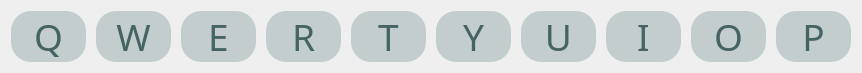
       <widget class="QWidget" name="horizontalLayoutWidget_14">
        <property name="geometry">
         <rect>
          <x>330</x>
          <y>710</y>
          <width>842</width>
          <height>61</height>
         </rect>
        </property>
        <layout class="QHBoxLayout" name="eng1_qwer">
         <property name="spacing">
          <number>10</number>
         </property>
         <item>
          <widget class="QPushButton" name="eng1_q">
           <property name="sizePolicy">
            <sizepolicy hsizetype="Expanding" vsizetype="Expanding">
             <horstretch>0</horstretch>
             <verstretch>0</verstretch>
            </sizepolicy>
           </property>
           <property name="minimumSize">
            <size>
             <width>75</width>
             <height>0</height>
            </size>
           </property>
           <property name="maximumSize">
            <size>
             <width>75</width>
             <height>16777215</height>
            </size>
           </property>
           <property name="font">
            <font>
             <family>HS봄바람체 3.0 Regular</family>
             <pointsize>28</pointsize>
            </font>
           </property>
           <property name="styleSheet">
            <string notr="true">background-color: rgb(195, 205, 205);
border:none;
border-radius:20px;
color:rgb(70, 100, 100);</string>
           </property>
           <property name="text">
            <string>Q</string>
           </property>
          </widget>
         </item>
         <item>
          <widget class="QPushButton" name="eng1_w">
           <property name="sizePolicy">
            <sizepolicy hsizetype="Expanding" vsizetype="Expanding">
             <horstretch>0</horstretch>
             <verstretch>0</verstretch>
            </sizepolicy>
           </property>
           <property name="minimumSize">
            <size>
             <width>75</width>
             <height>0</height>
            </size>
           </property>
           <property name="maximumSize">
            <size>
             <width>75</width>
             <height>16777215</height>
            </size>
           </property>
           <property name="font">
            <font>
             <family>HS봄바람체 3.0 Regular</family>
             <pointsize>28</pointsize>
            </font>
           </property>
           <property name="styleSheet">
            <string notr="true">background-color: rgb(195, 205, 205);
border:none;
border-radius:20px;
color:rgb(70, 100, 100);</string>
           </property>
           <property name="text">
            <string>W</string>
           </property>
          </widget>
         </item>
         <item>
          <widget class="QPushButton" name="eng1_e">
           <property name="sizePolicy">
            <sizepolicy hsizetype="Expanding" vsizetype="Expanding">
             <horstretch>0</horstretch>
             <verstretch>0</verstretch>
            </sizepolicy>
           </property>
           <property name="minimumSize">
            <size>
             <width>75</width>
             <height>0</height>
            </size>
           </property>
           <property name="maximumSize">
            <size>
             <width>75</width>
             <height>16777215</height>
            </size>
           </property>
           <property name="font">
            <font>
             <family>HS봄바람체 3.0 Regular</family>
             <pointsize>28</pointsize>
            </font>
           </property>
           <property name="styleSheet">
            <string notr="true">background-color: rgb(195, 205, 205);
border:none;
border-radius:20px;
color:rgb(70, 100, 100);</string>
           </property>
           <property name="text">
            <string>E</string>
           </property>
          </widget>
         </item>
         <item>
          <widget class="QPushButton" name="eng1_r">
           <property name="sizePolicy">
            <sizepolicy hsizetype="Expanding" vsizetype="Expanding">
             <horstretch>0</horstretch>
             <verstretch>0</verstretch>
            </sizepolicy>
           </property>
           <property name="minimumSize">
            <size>
             <width>75</width>
             <height>0</height>
            </size>
           </property>
           <property name="maximumSize">
            <size>
             <width>75</width>
             <height>16777215</height>
            </size>
           </property>
           <property name="font">
            <font>
             <family>HS봄바람체 3.0 Regular</family>
             <pointsize>28</pointsize>
            </font>
           </property>
           <property name="styleSheet">
            <string notr="true">background-color: rgb(195, 205, 205);
border:none;
border-radius:20px;
color:rgb(70, 100, 100);</string>
           </property>
           <property name="text">
            <string>R</string>
           </property>
          </widget>
         </item>
         <item>
          <widget class="QPushButton" name="eng1_t">
           <property name="sizePolicy">
            <sizepolicy hsizetype="Expanding" vsizetype="Expanding">
             <horstretch>0</horstretch>
             <verstretch>0</verstretch>
            </sizepolicy>
           </property>
           <property name="minimumSize">
            <size>
             <width>75</width>
             <height>0</height>
            </size>
           </property>
           <property name="maximumSize">
            <size>
             <width>75</width>
             <height>16777215</height>
            </size>
           </property>
           <property name="font">
            <font>
             <family>HS봄바람체 3.0 Regular</family>
             <pointsize>28</pointsize>
            </font>
           </property>
           <property name="styleSheet">
            <string notr="true">background-color: rgb(195, 205, 205);
border:none;
border-radius:20px;
color:rgb(70, 100, 100);</string>
           </property>
           <property name="text">
            <string>T</string>
           </property>
          </widget>
         </item>
         <item>
          <widget class="QPushButton" name="eng1_y">
           <property name="sizePolicy">
            <sizepolicy hsizetype="Expanding" vsizetype="Expanding">
             <horstretch>0</horstretch>
             <verstretch>0</verstretch>
            </sizepolicy>
           </property>
           <property name="minimumSize">
            <size>
             <width>75</width>
             <height>0</height>
            </size>
           </property>
           <property name="maximumSize">
            <size>
             <width>75</width>
             <height>16777215</height>
            </size>
           </property>
           <property name="font">
            <font>
             <family>HS봄바람체 3.0 Regular</family>
             <pointsize>28</pointsize>
            </font>
           </property>
           <property name="styleSheet">
            <string notr="true">background-color: rgb(195, 205, 205);
border:none;
border-radius:20px;
color:rgb(70, 100, 100);</string>
           </property>
           <property name="text">
            <string>Y</string>
           </property>
          </widget>
         </item>
         <item>
          <widget class="QPushButton" name="eng1_u">
           <property name="sizePolicy">
            <sizepolicy hsizetype="Expanding" vsizetype="Expanding">
             <horstretch>0</horstretch>
             <verstretch>0</verstretch>
            </sizepolicy>
           </property>
           <property name="minimumSize">
            <size>
             <width>75</width>
             <height>0</height>
            </size>
           </property>
           <property name="maximumSize">
            <size>
             <width>75</width>
             <height>16777215</height>
            </size>
           </property>
           <property name="font">
            <font>
             <family>HS봄바람체 3.0 Regular</family>
             <pointsize>28</pointsize>
            </font>
           </property>
           <property name="styleSheet">
            <string notr="true">background-color: rgb(195, 205, 205);
border:none;
border-radius:20px;
color:rgb(70, 100, 100);</string>
           </property>
           <property name="text">
            <string>U</string>
           </property>
          </widget>
         </item>
         <item>
          <widget class="QPushButton" name="eng1_i">
           <property name="sizePolicy">
            <sizepolicy hsizetype="Expanding" vsizetype="Expanding">
             <horstretch>0</horstretch>
             <verstretch>0</verstretch>
            </sizepolicy>
           </property>
           <property name="minimumSize">
            <size>
             <width>75</width>
             <height>0</height>
            </size>
           </property>
           <property name="maximumSize">
            <size>
             <width>75</width>
             <height>16777215</height>
            </size>
           </property>
           <property name="font">
            <font>
             <family>HS봄바람체 3.0 Regular</family>
             <pointsize>28</pointsize>
            </font>
           </property>
           <property name="styleSheet">
            <string notr="true">background-color: rgb(195, 205, 205);
border:none;
border-radius:20px;
color:rgb(70, 100, 100);</string>
           </property>
           <property name="text">
            <string>I</string>
           </property>
          </widget>
         </item>
         <item>
          <widget class="QPushButton" name="eng1_o">
           <property name="sizePolicy">
            <sizepolicy hsizetype="Expanding" vsizetype="Expanding">
             <horstretch>0</horstretch>
             <verstretch>0</verstretch>
            </sizepolicy>
           </property>
           <property name="minimumSize">
            <size>
             <width>75</width>
             <height>0</height>
            </size>
           </property>
           <property name="maximumSize">
            <size>
             <width>75</width>
             <height>16777215</height>
            </size>
           </property>
           <property name="font">
            <font>
             <family>HS봄바람체 3.0 Regular</family>
             <pointsize>28</pointsize>
            </font>
           </property>
           <property name="styleSheet">
            <string notr="true">background-color: rgb(195, 205, 205);
border:none;
border-radius:20px;
color:rgb(70, 100, 100);</string>
           </property>
           <property name="text">
            <string>O</string>
           </property>
          </widget>
         </item>
         <item>
          <widget class="QPushButton" name="eng1_p">
           <property name="sizePolicy">
            <sizepolicy hsizetype="Expanding" vsizetype="Expanding">
             <horstretch>0</horstretch>
             <verstretch>0</verstretch>
            </sizepolicy>
           </property>
           <property name="minimumSize">
            <size>
             <width>75</width>
             <height>0</height>
            </size>
           </property>
           <property name="maximumSize">
            <size>
             <width>75</width>
             <height>16777215</height>
            </size>
           </property>
           <property name="font">
            <font>
             <family>HS봄바람체 3.0 Regular</family>
             <pointsize>28</pointsize>
            </font>
           </property>
           <property name="styleSheet">
            <string notr="true">background-color: rgb(195, 205, 205);
border:none;
border-radius:20px;
color:rgb(70, 100, 100);</string>
           </property>
           <property name="text">
            <string>P</string>
           </property>
          </widget>
         </item>
        </layout>
       </widget>
